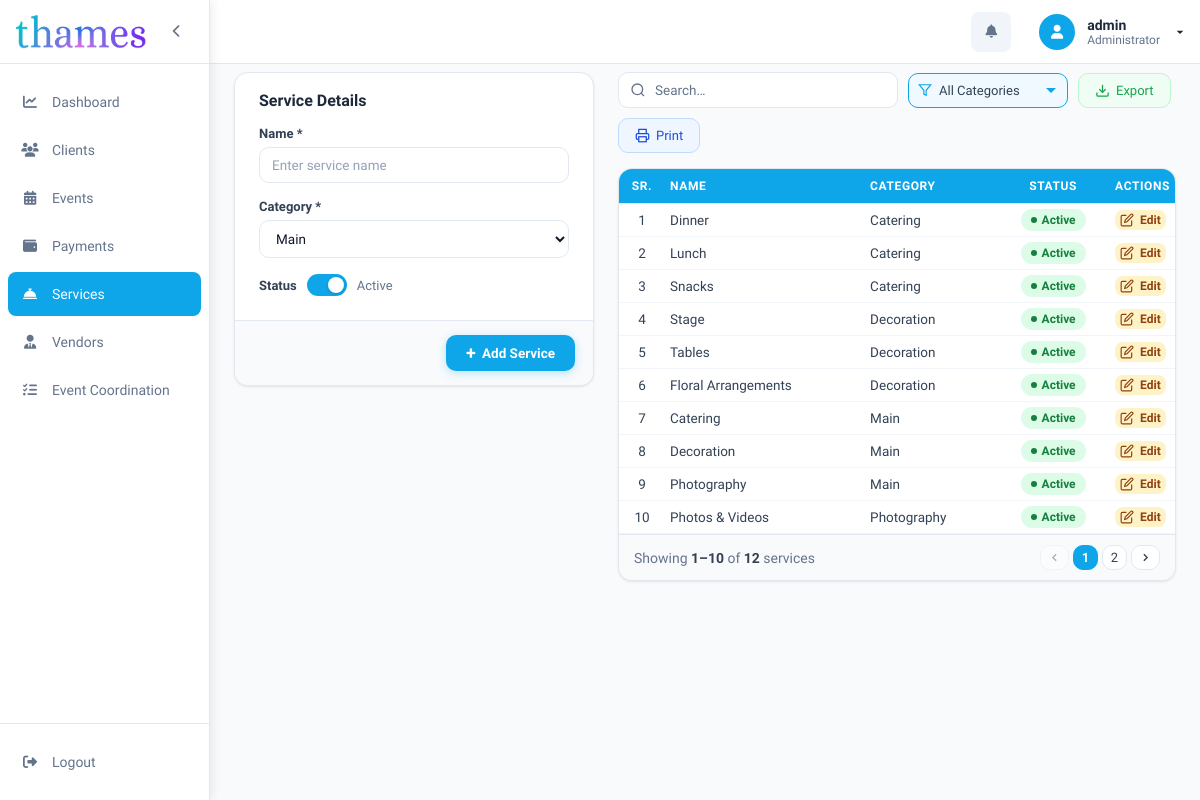
Screenshot of /services.php (signed in) with the database file from the repository.
### tables this page shows
CREATE TABLE `services_category` (
  `id` int(11) NOT NULL,
  `name` varchar(255) NOT NULL,
  `category` varchar(255) NOT NULL,
  `status` enum('Active','Inactive') NOT NULL DEFAULT 'Active'
);

### services.php (the view, shortened to what this page needs)
<?php
require 'config/db.php';
$service_result   = mysqli_query($conn, "SELECT * FROM services_category ORDER BY category ASC");
?>
<?php include 'includes/sidebar.php'; ?>
<main class="main-content">
    <div class="top-container">
        <div class="client-container">
            <div class="left-container" id="leftContainer">
                <form action="" method="post" id="clientForm">
                    <div class="modal-body">
                        <div class="form-grid">
                            <div class="form-section">
                                <h4 id="formTitle">Service Details</h4>
                            </div>
                            <div class="form-group full-width">
                                <label for="name">Name *</label>
                                <input type="text" name="name" id="name" placeholder="Enter service name">
                            </div>
                            <div class="form-group full-width">
                                <label>Category *</label>
                                <select name="category" id="category">
                                    <option value="Main">Main</option>
                                </select>
                            </div>
                            <div class="form-group">
                                <label class="toggle-label">
                                    <span>Status</span>
                                    <div class="toggle-switch">
                                        <span class="toggle-slider"></span>
                                    </div>
                                    <span class="toggle-text" id="statusText">Active</span>
                                </label>
                            </div>
                        </div>
                    </div>
                    <div class="modal-footer">
                        <button type="submit" name="submit" id="addSubmitBtn" class="btn-submit">
                            <span style="font-size:18px;line-height:1;">+</span> Add Service
                        </button>
                    </div>
                </form>
            </div>
            <div>
                <div class="page-header">
                    <div class="page-header-right">
                        <div class="search-bar">
                            <input type="text" id="searchInput" placeholder="Search…" oninput="applyFilters()">
                        </div>
                        <div class="filter-dropdown-wrap">
                            <select class="filter-select" id="categoryFilter" onchange="applyFilters()" title="Filter by category">
                                <option value="">All Categories</option>
                            </select>
                        </div>
                        <button class="btn-header-action export" onclick="exportCSV()">
                            <svg viewBox="0 0 24 24" fill="none" stroke="currentColor" stroke-width="2">
                                <path d="M21 15v4a2 2 0 01-2 2H5a2 2 0 01-2-2v-4" />
                                <polyline points="7 10 12 15 17 10" />
                                <line x1="12" y1="15" x2="12" y2="3" />
                            </svg><span>Export</span>
                        </button>
                        <button class="btn-header-action print" onclick="printTable()">
                            <svg viewBox="0 0 24 24" fill="none" stroke="currentColor" stroke-width="2">
                                <polyline points="6 9 6 2 18 2 18 9" />
                                <path d="M6 18H4a2 2 0 01-2-2v-5a2 2 0 012-2h16a2 2 0 012 2v5a2 2 0 01-2 2h-2" />
                                <rect x="6" y="14" width="12" height="8" />
                            </svg><span>Print</span>
                        </button>
                    </div>
                </div>
                <div class="right-container">
                    <table id="servicesTable">
                        <thead>
                            <tr>
                                <th style="text-align:center;">Sr.</th>
                                <th>Name</th>
                                <th>Category</th>
                                <th style="text-align:center;">Status</th>
                                <th style="width:10%;">Actions</th>
                            </tr>
                        </thead>
                        <tbody id="servicesTableBody">
                            <?php if (mysqli_num_rows($service_result) > 0):
                                $sr = 1;
                                while ($svc = mysqli_fetch_assoc($service_result)): ?>
                                    <tr data-id="<?= $svc['id'] ?>">
                                        <td style="text-align:center;"><?= $sr++ ?></td>
                                        <td><?= htmlspecialchars($svc['name']) ?></td>
                                        <td><?= htmlspecialchars($svc['category']) ?></td>
                                        <td style="text-align:center;">
                                            <span class="badge <?= $svc['status'] ? 'badge-active' : 'badge-inactive' ?>">
                                                <?= $svc['status'] ? 'Active' : 'Inactive' ?>
                                            </span>
                                        </td>
                                        <td>
                                            <button class="actionBtn edit"
                                                onclick="loadEditForm(
                                            <?= $svc['id'] ?>,
                                            '<?= htmlspecialchars($svc['name'], ENT_QUOTES) ?>',
                                            '<?= htmlspecialchars($svc['category'], ENT_QUOTES) ?>',
                                            '<?= $svc['status'] ?>'
                                        )">
                                                <svg viewBox="0 0 24 24" fill="none" stroke="currentColor" stroke-width="2">
                                                    <path d="M11 4H4a2 2 0 00-2 2v14a2 2 0 002 2h14a2 2 0 002-2v-7" />
                                                    <path d="M18.5 2.5a2.121 2.121 0 013 3L12 15l-4 1 1-4 9.5-9.5z" />
                                                </svg>Edit
                                            </button>
                                        </td>
                                    </tr>
                                <?php endwhile;
                            else: ?>
                                <tr class="empty-row">
                                    <td colspan="5">No services found. Add one using the form on the left.</td>
                                </tr>
                            <?php endif; ?>
                        </tbody>
                    </table>
                    <div class="pagination-wrapper" id="paginationWrapper">
                        <div class="pagination-info" id="paginationInfo"></div>
                        <div class="pagination-controls" id="paginationControls"></div>
                    </div>
                </div>
            </div>
        </div>
    </div>
</main>

### includes/sidebar.php (style rules this page uses)
:root { --sidebar-width: 210px; --sidebar-collapsed: 64px; --header-height: 64px; --primary: #0ea5e9; --primary-foreground: #ffffff; --background: #ffffff; --card: #ffffff; --foreground: #1e293b; --muted-foreground: #64748b; --accent: #f1f5f9; --border: #e2e8f0; --destructive: #ef4444; --destructive-light: rgba(239, 68, 68, 0.1); }
* { margin: 0; padding: 0; box-sizing: border-box; }
body { font-family: 'Lexend', sans-serif; background: #f8fafc; color: #1e293b; transition: margin-left 0.3s ease; margin-left: var(--sidebar-width); }
.main-content { padding: 24px; }

### rows the page displays
services_category: name "Dinner", category "Catering", status "Active"
services_category: name "Lunch", category "Catering", status "Active"
services_category: name "Snacks", category "Catering", status "Active"
services_category: name "Stage", category "Decoration", status "Active"
services_category: name "Tables", category "Decoration", status "Active"
services_category: name "Floral Arrangements", category "Decoration", status "Active"
services_category: name "Catering", category "Main", status "Active"
services_category: name "Decoration", category "Main", status "Active"
services_category: name "Photography", category "Main", status "Active"
services_category: name "Photos & Videos", category "Photography", status "Active"

### other values shown
$username "admin"
